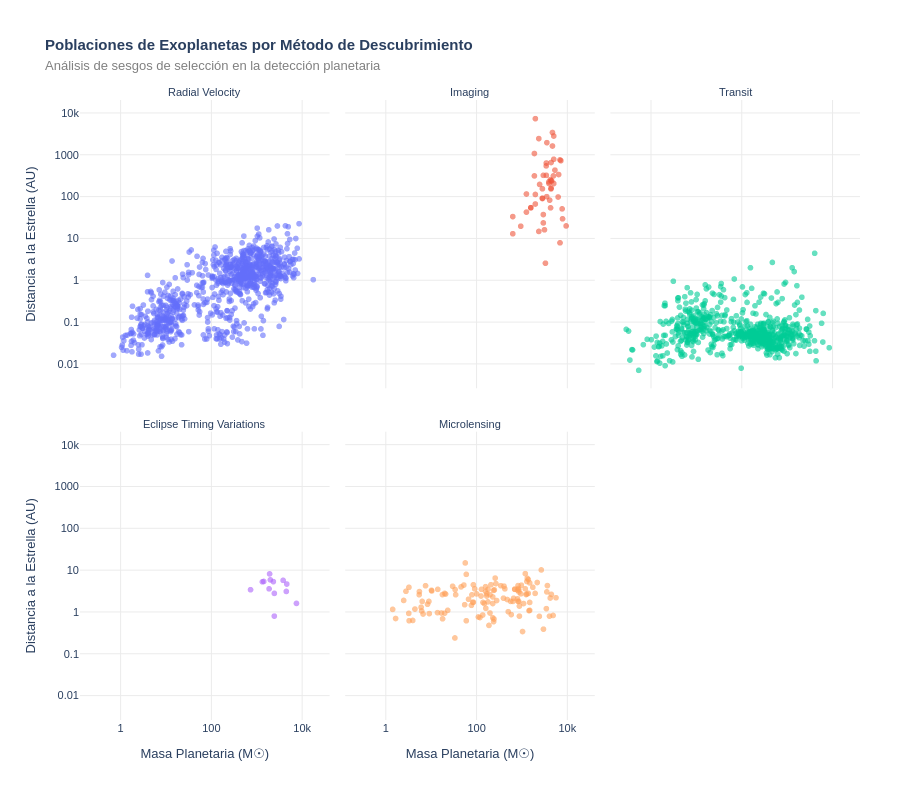

The code cell stored with this chart in its notebook:
### Code cell
#Filtración para quedarse solo con los métodos principales
metodos_principales = df_masa_distancia['discoverymethod'].value_counts().nlargest(5).index
df_filtrado = df_masa_distancia[df_masa_distancia['discoverymethod'].isin(metodos_principales)]

fig = px.scatter(
    df_filtrado, 
    x="pl_bmasse", 
    y="pl_orbsmax", 
    facet_col="discoverymethod",   # Mantenemos la separación por columnas...
    facet_col_wrap=3,              # Máximo 3 columnas por fila, el resto va abajo
    log_x=True, 
    log_y=True,
    opacity=0.6,
    color="discoverymethod",       # Añade color por método para diferenciar mejor las poblaciones
    title="<b>Poblaciones de Exoplanetas por Método de Descubrimiento</b><br><span style='font-size:13px; color:gray;'>Análisis de sesgos de selección en la detección planetaria</span>",
    labels={
        "pl_bmasse": "Masa Planetaria (M☉)",
        "pl_orbsmax": "Distancia a la Estrella (AU)",
        "discoverymethod": "Método"
    },
    template="plotly_white",
    height=800                     # Incrementamos la altura para dar espacio a las filas
)

# 2. Limpieza de textos encimados y formato de títulos de cada recuadro
fig.for_each_annotation(lambda a: a.update(text=a.text.split("=")[-1])) # Quita el molesto "discoverymethod=" del título

# Ajustes de diseño de los ejes para que no se dupliquen ni se encimen
fig.update_xaxes(showgrid=True, gridcolor="#EBEBEB", tickangle=0)
fig.update_yaxes(showgrid=True, gridcolor="#EBEBEB")

# Ajustar márgenes para que los títulos largos no se corten
fig.update_layout(
    margin=dict(t=100, b=80, l=80, r=40),
    font=dict(family="Arial, sans-serif", size=11),
    showlegend=False # Ocultamos la leyenda ya que el título de cada recuadro dice el método
)

fig.show()

### Figure 1 — Plotly figure (JSON) as saved in the notebook; plotly's stock layout.template omitted (floating-point values rounded to 4 significant figures; data arrays with more than 128 entries replaced by an {"elided": "..."} marker saying what was removed)
{"data": [{"hovertemplate": "Método=Radial Velocity<br>Masa Planetaria (M☉)=%{x}<br>Distancia a la Estrella (AU)=%{y}<extra></extra>", "legendgroup": "Radial Velocity", "marker": {"color": "#636efa", "opacity": 0.6, "symbol": "circle"}, "mode": "markers", "name": "Radial Velocity", "showlegend": true, "type": "scattergl", "x": {"elided": "879 float values"}, "xaxis": "x4", "y": {"elided": "879 float values"}, "yaxis": "y4"}, {"hovertemplate": "Método=Imaging<br>Masa Planetaria (M☉)=%{x}<br>Distancia a la Estrella (AU)=%{y}<extra></extra>", "legendgroup": "Imaging", "marker": {"color": "#EF553B", "opacity": 0.6, "symbol": "circle"}, "mode": "markers", "name": "Imaging", "showlegend": true, "type": "scattergl", "x": [3000.0, 1271.0, 4132.0, 7786.0, 4418.0, 2384.0, 1589.0, 3973.0, 635.7, 2860.0, 4290.0, 4767.0, 3337.0, 2479.0, 3994.0, 2002.0, 5403.0, 3496.0, 5085.0, 1271.0, 6356.0, 5000.0, 3591.0, 3496.0, 1589.0, 2860.0, 7946.0, 7300.0, 6516.0, 6992.0, 9535.0, 2000.0, 3000.0, 3000.0, 3178.0, 4450.0, 953.5, 635.7, 5085.0, 2860.0, 1907.0, 4450.0, 1907.0, 4450.0, 4767.0, 5085.0, 3560.0, 2384.0, 6992.0, 2002.0, 3464.0, 4327.0, 4577.0], "xaxis": "x5", "y": [330.0, 118.0, 84.0, 52.0, 156.0, 15.0, 55.0, 230.0, 13.2, 93.9, 260.0, 1662.0, 2.6, 200.0, 210.0, 7506.0, 440.0, 330.0, 800.0, 43.5, 100.0, 320.0, 2000.0, 650.0, 55.7, 92.0, 30.0, 740.0, 345.0, 773.0, 20.3, 68.0, 38.0, 24.0, 16.4, 243.0, 20.0, 34.0, 210.0, 157.0, 1100.0, 162.0, 320.0, 670.0, 3500.0, 2880.0, 102.0, 2500.0, 8.0, 115.0, 556.0, 55.0, 242.4], "yaxis": "y5"}, {"hovertemplate": "Método=Transit<br>Masa Planetaria (M☉)=%{x}<br>Distancia a la Estrella (AU)=%{y}<extra></extra>", "legendgroup": "Transit", "marker": {"color": "#00cc96", "opacity": 0.6, "symbol": "circle"}, "mode": "markers", "name": "Transit", "showlegend": true, "type": "scattergl", "x": {"elided": "693 float values"}, "xaxis": "x6", "y": {"elided": "693 float values"}, "yaxis": "y6"}, {"hovertemplate": "Método=Eclipse Timing Variations<br>Masa Planetaria (M☉)=%{x}<br>Distancia a la Estrella (AU)=%{y}<extra></extra>", "legendgroup": "Eclipse Timing Variations", "marker": {"color": "#ab63fa", "opacity": 0.6, "symbol": "circle"}, "mode": "markers", "name": "Eclipse Timing Variations", "showlegend": true, "type": "scattergl", "x": [3823.0, 1923.0, 1875.0, 1430.0, 4603.0, 2445.0, 7533.0, 2330.0, 731.0, 4497.0, 1335.0, 2002.0, 2447.0], "xaxis": "x", "y": [5.75, 8.19, 3.6, 5.4, 4.69, 0.8, 1.613, 5.35, 3.43, 3.12, 5.3, 5.9, 2.8], "yaxis": "y"}, {"hovertemplate": "Método=Microlensing<br>Masa Planetaria (M☉)=%{x}<br>Distancia a la Estrella (AU)=%{y}<extra></extra>", "legendgroup": "Microlensing", "marker": {"color": "#FFA15A", "opacity": 0.6, "symbol": "circle"}, "mode": "markers", "name": "Microlensing", "showlegend": true, "type": "scattergl", "x": [5700.0, 1043.0, 2200.0, 1450.0, 700.0, 4923.0, 1250.0, 836.0, 245.0, 34.0, 640.0, 230.0, 664.3, 7.59, 60.0, 6.059, 1400.0, 77.87, 705.6, 5.56, 111.0, 346.4, 2447.0, 10.28, 397.0, 813.6, 2.81, 3.3, 260.0, 23.4, 1300.0, 10.4, 67.3, 830.0, 3500.0, 170.0, 9.2, 86.0, 480.0, 30.0, 17.0, 18.0, 1500.0, 3690.0, 2700.0, 6.7, 871.0, 3.24, 33.7, 890.0, 200.0, 1200.0, 190.0, 830.0, 1200.0, 14.1, 5.5, 231.0, 86.0, 80.0, 20.0, 57.0, 1500.0, 60.0, 170.0, 280.0, 46.1, 270.0, 588.0, 868.0, 120.0, 150.0, 53.1, 35.0, 4100.0, 92.0, 1.66, 3020.0, 200.0, 860.0, 160.0, 181.2, 982.0, 55.3, 83.7, 180.0, 230.0, 1100.0, 21.0, 807.0, 17.9, 138.0, 1300.0, 1330.0, 140.0, 4253.0, 1.43, 250.0, 3.269, 127.0, 130.0, 9.0, 160.0, 1760.0, 959.8, 505.0, 3585.0, 4.43, 240.0, 6.4, 6.228, 101.7, 13.93, 3.96, 1500.0, 425.9, 570.0, 890.0, 8.4, 210.0, 240.0, 1400.0, 1977.0, 162.1, 4513.0, 2.5, 20.0, 407.0], "xaxis": "x2", "y": [2.2, 0.342, 5.1, 1.08, 3.5, 0.83, 2.63, 3.64, 0.681, 3.45, 1.8, 1.6, 2.14, 4.27, 0.62, 1.305, 6.03, 1.449, 3.54, 3.09, 0.763, 4.27, 0.79, 3.31, 2.15, 3.32, 3.14, 0.62, 6.5, 1.1, 2.7, 3.2, 2.03, 1.8, 1.21, 2.42, 0.92, 1.72, 2.0, 4.14, 0.95, 0.69, 1.1, 4.3, 10.2, 0.9, 3.03, 0.93, 0.24, 1.39, 0.95, 8.3, 0.48, 4.3, 3.6, 3.5, 2.6, 2.3, 4.5, 2.59, 2.8, 15.0, 1.7, 8.0, 2.72, 1.89, 4.0, 4.8, 0.87, 3.45, 0.74, 1.6, 4.43, 2.6, 0.8, 3.6, 0.702, 0.39, 2.6, 1.8, 3.11, 3.49, 4.4, 1.5, 1.7, 1.75, 0.73, 1.6, 2.7, 2.07, 2.62, 0.85, 5.4, 6.4, 1.7, 2.17, 1.16, 3.4, 3.913, 2.424, 3.5, 1.8, 4.06, 3.92, 2.73, 1.02, 3.04, 1.18, 0.59, 1.8, 1.064, 2.72, 0.97, 0.63, 5.0, 3.59, 1.8, 0.8, 1.54, 4.51, 3.3, 2.8, 2.8, 1.23, 2.65, 1.9, 0.94, 4.18], "yaxis": "y2"}], "layout": {"annotations": [{"font": {}, "showarrow": false, "text": "Eclipse Timing Variations", "x": 0.16, "xanchor": "center", "xref": "paper", "y": 0.465, "yanchor": "bottom", "yref": "paper"}, {"font": {}, "showarrow": false, "text": "Microlensing", "x": 0.5, "xanchor": "center", "xref": "paper", "y": 0.465, "yanchor": "bottom", "yref": "paper"}, {"font": {}, "showarrow": false, "text": "Radial Velocity", "x": 0.16, "xanchor": "center", "xref": "paper", "y": 1.0, "yanchor": "bottom", "yref": "paper"}, {"font": {}, "showarrow": false, "text": "Imaging", "x": 0.5, "xanchor": "center", "xref": "paper", "y": 1.0, "yanchor": "bottom", "yref": "paper"}, {"font": {}, "showarrow": false, "text": "Transit", "x": 0.84, "xanchor": "center", "xref": "paper", "y": 1.0, "yanchor": "bottom", "yref": "paper"}], "font": {"family": "Arial, sans-serif", "size": 11}, "height": 800, "legend": {"title": {"text": "Método"}, "tracegroupgap": 0}, "margin": {"b": 80, "l": 80, "r": 40, "t": 100}, "showlegend": false, "title": {"text": "<b>Poblaciones de Exoplanetas por Método de Descubrimiento</b><br><span style='font-size:13px; color:gray;'>Análisis de sesgos de selección en la detección planetaria</span>"}, "xaxis": {"anchor": "y", "domain": [0, 0.32], "gridcolor": "#EBEBEB", "showgrid": true, "tickangle": 0, "title": {"text": "Masa Planetaria (M☉)"}, "type": "log"}, "xaxis2": {"anchor": "y2", "domain": [0.34, 0.66], "gridcolor": "#EBEBEB", "matches": "x", "showgrid": true, "tickangle": 0, "title": {"text": "Masa Planetaria (M☉)"}, "type": "log"}, "xaxis3": {"anchor": "y3", "domain": [0.68, 1.0], "gridcolor": "#EBEBEB", "matches": "x", "showgrid": true, "tickangle": 0, "title": {"text": "Masa Planetaria (M☉)"}, "type": "log"}, "xaxis4": {"anchor": "y4", "domain": [0, 0.32], "gridcolor": "#EBEBEB", "matches": "x", "showgrid": true, "showticklabels": false, "tickangle": 0, "type": "log"}, "xaxis5": {"anchor": "y5", "domain": [0.34, 0.66], "gridcolor": "#EBEBEB", "matches": "x", "showgrid": true, "showticklabels": false, "tickangle": 0, "type": "log"}, "xaxis6": {"anchor": "y6", "domain": [0.68, 1.0], "gridcolor": "#EBEBEB", "matches": "x", "showgrid": true, "showticklabels": false, "tickangle": 0, "type": "log"}, "yaxis": {"anchor": "x", "domain": [0, 0.465], "gridcolor": "#EBEBEB", "showgrid": true, "title": {"text": "Distancia a la Estrella (AU)"}, "type": "log"}, "yaxis2": {"anchor": "x2", "domain": [0, 0.465], "gridcolor": "#EBEBEB", "matches": "y", "showgrid": true, "showticklabels": false, "type": "log"}, "yaxis3": {"anchor": "x3", "domain": [0, 0.465], "gridcolor": "#EBEBEB", "matches": "y", "showgrid": true, "showticklabels": false, "type": "log"}, "yaxis4": {"anchor": "x4", "domain": [0.535, 1.0], "gridcolor": "#EBEBEB", "matches": "y", "showgrid": true, "title": {"text": "Distancia a la Estrella (AU)"}, "type": "log"}, "yaxis5": {"anchor": "x5", "domain": [0.535, 1.0], "gridcolor": "#EBEBEB", "matches": "y", "showgrid": true, "showticklabels": false, "type": "log"}, "yaxis6": {"anchor": "x6", "domain": [0.535, 1.0], "gridcolor": "#EBEBEB", "matches": "y", "showgrid": true, "showticklabels": false, "type": "log"}}}
